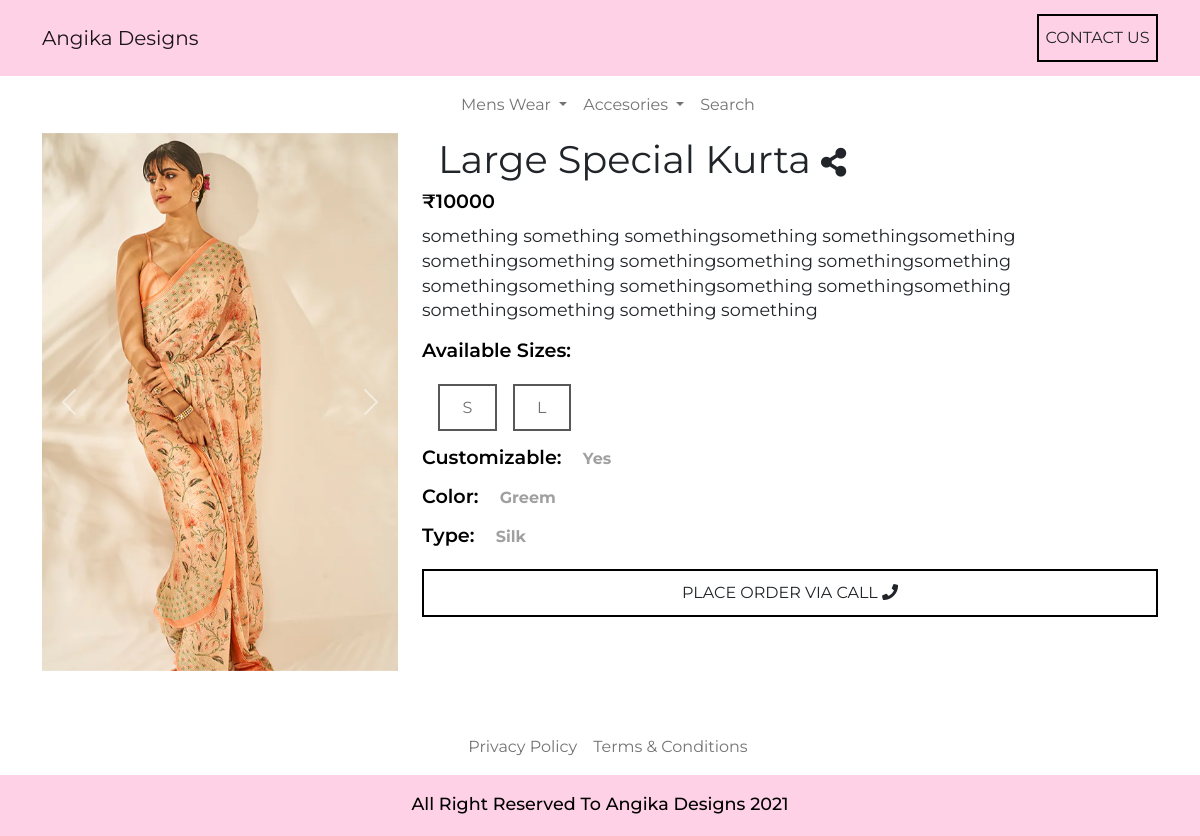
The page /product/Large Special Kurta_Kurta/ on the database its author committed.
### angikadesignapp/models.py (models this page shows, shortened)
class MainCategories(models.Model):
    for_title = models.CharField(max_length=100)

class Products(models.Model):
    title = models.CharField(max_length=200)
    category = models.ForeignKey(Categories, on_delete=models.CASCADE)
    main_image = models.ImageField(upload_to='products')
    second_image = models.ImageField(upload_to='products', null=True, blank=True)
    third_image = models.ImageField(upload_to='products', null=True, blank=True)
    main_price = models.IntegerField()
    main_cut_price = models.IntegerField(null=True,blank=True)
    color = models.CharField(max_length=100)
    cloth_type = models.CharField(max_length=100)
    customizable = models.BooleanField(default=True)
    description = models.TextField()
    small_size = models.BooleanField(default=False)
    medium_size = models.BooleanField(default=False)
    large_size = models.BooleanField(default=False)
    xl_size = models.BooleanField(default=False)
    xxl_size = models.BooleanField(default=False)
    slug = models.SlugField(unique=True, blank=True)

### angikadesignapp/views.py (the view)
# urls.py: path('product/<str:slug>/', products_desc, name='product'),
def products_desc(request, slug):
    meta_tag = MetaTags.objects.all()
    cat = Categories.objects.all()
    product_sl = Products.objects.get(slug=slug)
    social_link = Angika_Link.objects.all()
    main_cat = MainCategories.objects.all()
    context = {
        'social':social_link,
        'cat':cat,
        'prod':product_sl,
        'tag':meta_tag,
        'main_cat':main_cat,
    }
    return render(request, 'productdes.html', context)

### angikadesignapp/templates/productdes.html (shortened to what this page needs)
{% extends 'base.html' %}
{% block mainCont %}
<section class="productDesSec">
    <div class="container">
        <div class="row">
            <div class="col-lg-4 col-12">
                <div id="carouselExampleControls" class="carousel slide" data-bs-ride="carousel">
                    <div class="carousel-inner">
                        <div class="carousel-item active">
                            <img src="{{ prod.main_image.url }}" class="d-block w-100" alt="{{ prod.title }} image">
                        </div>
                    </div>
                    <button class="carousel-control-prev" type="button" data-bs-target="#carouselExampleControls"
                        data-bs-slide="prev">
                        <span class="carousel-control-prev-icon" aria-hidden="true"></span>
                    </button>
                    <button class="carousel-control-next" type="button" data-bs-target="#carouselExampleControls"
                        data-bs-slide="next">
                        <span class="carousel-control-next-icon" aria-hidden="true"></span>
                    </button>
                </div>
            </div>
            <div class="col-lg-8 col-12">
                <p class="mainTitle">
                    {{ prod.title }}
                    <a id="share-button"><i class="fa fa-share-alt" aria-hidden="true"></i></a>
                </p>
                <span class="prodPrice">
                    ₹{{ prod.main_price }}
                </span>
                <p class="prodDesc">
                    {{ prod.description }}
                </p>
                <p class="prodPrice">
                    Available Sizes:
                </p>
                <div class="prodSize">
                    {% if prod.small_size %}
                    <button class="btn prodSizeBtn" disabled>
                        S
                    </button>
                    {% endif %}
                    {% if prod.large_size %}
                    <button class="btn prodSizeBtn" disabled>
                        L
                    </button>
                    {% endif %}
                </div>
                <p class="prodPrice mt-2">
                    Customizable:
                    {% if prod.customizable %}
                    <span class="prodMainCutPrice">
                        Yes
                    </span>
                    {% else %}
                    <span class="prodMainCutPrice">
                        No
                    </span>
                    {% endif %}
                </p>
                <p class="prodPrice mt-2">
                    Color:
                    <span class="prodMainCutPrice">
                        {{ prod.color }}
                    </span>
                </p>
                <p class="prodPrice">
                    Type:
                    <span class="prodMainCutPrice">
                        {{ prod.cloth_type }}
                    </span>
                </p>
                <div class="row">
                    <div class="col-lg-12">
                        <a href="tel:+916207781113" class="btn mainBtn placeOrderBtn">
                            Place Order Via Call
                            <i class="fa fa-phone phoni" aria-hidden="true"></i>
                        </a>
                    </div>
                </div>
            </div>
        </div>
    </div>
</section>
{% endblock mainCont %}

### angikadesignapp/templates/base.html (shortened to what this page needs)
<!doctype html>
<html lang="en">
<head>
    {% load static %}
    <link href="https://cdn.jsdelivr.net/npm/bootstrap@5.0.2/dist/css/bootstrap.min.css" rel="stylesheet"
>
    <link rel="stylesheet" href="{% static 'css/styleindex.css' %}">
    <link rel="stylesheet" href="https://cdnjs.cloudflare.com/ajax/libs/font-awesome/5.15.3/css/all.min.css"
 />
</head>
<body>
    <nav class="navbar navbar-light fixed-top mainNav">
        <div class="container">
            <div class="mainNavHeading">
                {% if i.social %}
                {% for i in social %}
                {% if i.logo and i.include_this_logo_in_navbar %}
                <a href="{% url 'home' %}" class="navbar-brand">
                    <img src="{{ i.logo.url }}" width="50px" alt="angika designs logo">
                    Angika Designs
                </a>
                {% else %}
                <a href="{% url 'home' %}" class="navbar-brand">
                    Angika Designs
                </a>
                {% endif %}
                {% endfor %}
                {% else %}
                <a href="{% url 'home' %}" class="navbar-brand">
                    Angika Designs
                </a>
                {% endif %}
            </div>
            <div class="d-flex">
                <a href="#footerId"><button class="btn mainBtn">Contact Us</button></a>
            </div>
        </div>
    </nav>
    <div class="container categoriesNavbar">
        <nav class="navbar navbar-light bg-white">
            <div class="container-fluid">
                <ul class="navbar-nav navCat mx-auto">
                    {% if main_cat %}
                    {% for i in main_cat %}
                    <li class="nav-item dropdown navCatLi">
                        <a class="nav-link dropdown-toggle" href="#" id="navbarDropdown" data-hover="dropdown"
                            data-bs-toggle="dropdown" aria-expanded="true">
                            {{ i.for_title }}
                        </a>
                    </li>
                    {% endfor %}
                    {% endif %}
                    <li class="nav-item navCatLi">
                        <a class="nav-link" data-bs-toggle="collapse" href="#collapseExample" role="button"
                            aria-expanded="false" aria-controls="collapseExample">
                            Search
                        </a>
                    </li>
                </ul>
            </div>
        </nav>
    </div>
    {% block mainCont %}
    {% endblock mainCont %}
    <section class="footersec" id="footerId">
    </section>
    <div class="container">
        <nav class="navbar navbar-light bg-white">
            <div class="container-fluid">
                <ul class="navbar-nav navCat mx-auto">
                    <li class="nav-item navCatLi">
                        <a class="nav-link" href="{% url 'privacy' %}">Privacy Policy</a>
                    </li>
                    <li class="nav-item navCatLi">
                        <a class="nav-link" href="{% url 'terms' %}">Terms & Conditions</a>
                    </li>
                </ul>
            </div>
        </nav>
    </div>
    <section class="copyrightrow">
        <div class="container">
            <div class="row">
                <div class="col-lg-8 text-center mx-auto">
                    <p class="footercopyright">
                        All Right Reserved To Angika Designs
                        <span id="copyrightYear"></span>
                    </p>
                </div>
            </div>
        </div>
    </section>
</body>
</html>

### angikadesignapp/static/css/styleindex.css (style rules this page uses)
* { margin: 0; padding: 0; box-sizing: border-box; font-family: "Montserrat", sans-serif; }
a { text-decoration: none; }
li { list-style: none; }
:root { --mainCol: #000; --accentCol: #ffd1e6; }
.mainNav { height: auto; background-color: var(--accentCol); }
.mainBtn { font-size: 1rem; text-transform: uppercase; line-height: 1.1; margin: 0.4rem 0; padding: 0.8rem 0.4rem; border: 2px solid #000; outline: none; border-radius: 0; }
.categoriesNavbar { margin-top: 4.8rem; }
.navCat { flex-direction: row; }
.navCatLi { display: inline; margin-left: 1rem; }
.footersec { width: 100%; height: auto; background-color: #ffffff; padding-bottom: 1rem; margin-top: 2rem; }
.copyrightrow { background-color: var(--accentCol); }
.footercopyright { margin-top: 1rem; margin-bottom: 1.2rem; font-size: 1.1rem; font-weight: 500; color: #000; }
.mainTitle { font-size: 2.4rem; font-weight: 400; line-height: 1.4; margin-left: 1rem; margin-bottom: 0.2rem; }
.prodPrice { font-size: 1.2rem; font-weight: 600; line-height: 1.2; color: #000000; }
.prodMainCutPrice { margin-left: 1rem; font-size: 1rem; font-weight: 700; color: #a0a0a0; }
.productDesSec { width: 100%; height: auto; }
.prodDesc { font-size: 1.1rem; font-weight: 400; line-height: 1.4; margin-top: 0.6rem; }
.prodSize { display: flex; flex-direction: row; }
.prodSizeBtn { font-size: 1rem; text-transform: uppercase; line-height: 1.1; margin: 0.4rem 0; padding: 0.8rem 1.4rem; border: 2px solid #000; outline: none; border-radius: 0; margin-left: 1rem; }
.placeOrderBtn { width: 100%; }
#share-button { font-size: 1.8rem; }

### rows shown on the page
MainCategories: for_title "Mens Wear"
MainCategories: for_title "Accesories"
Products: main_image (picture), title "Large Special Kurta", main_price "10000", description "something something somethingsomething somethingsomething somethingsomething somethingsomething somethingsomething somethingsomething somethingsomething somethingsomething somethingsomething something something", color "Greem", cloth_type "Silk"
